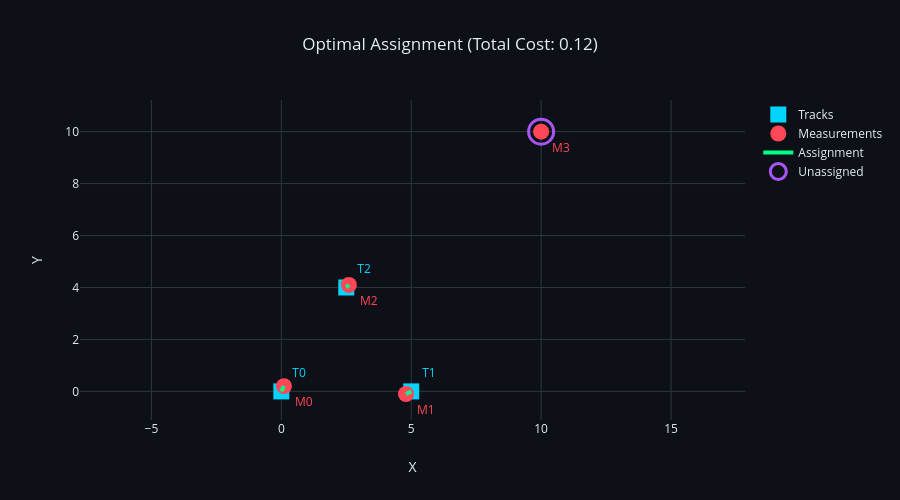

Source (notebook cell):
### Code cell
# Visualize the optimal assignment
fig = go.Figure()

# Plot tracks
fig.add_trace(
    go.Scatter(x=tracks[:, 0], y=tracks[:, 1], mode='markers+text',
               marker=dict(size=16, color='#00d4ff', symbol='square'),
               text=[f'T{i}' for i in range(len(tracks))],
               textposition='top right', textfont=dict(color='#00d4ff'),
               name='Tracks')
)

# Plot measurements
fig.add_trace(
    go.Scatter(x=measurements[:, 0], y=measurements[:, 1], mode='markers+text',
               marker=dict(size=16, color='#ff4757', symbol='circle'),
               text=[f'M{j}' for j in range(len(measurements))],
               textposition='bottom right', textfont=dict(color='#ff4757'),
               name='Measurements')
)

# Draw optimal assignments with thick green lines
for row_idx, col_idx in assignment_dij:
    fig.add_trace(
        go.Scatter(x=[tracks[row_idx, 0], measurements[col_idx, 0]], 
                   y=[tracks[row_idx, 1], measurements[col_idx, 1]],
                   mode='lines', line=dict(color='#00ff88', width=4),
                   name='Assignment' if row_idx == assignment_dij[0, 0] else None,
                   showlegend=bool(row_idx == assignment_dij[0, 0]))
    )

# Highlight unassigned measurement
assigned_meas = set(assignment_dij[:, 1])
for j in range(n_meas):
    if j not in assigned_meas:
        fig.add_trace(
            go.Scatter(x=[measurements[j, 0]], y=[measurements[j, 1]],
                       mode='markers',
                       marker=dict(size=25, color='rgba(0,0,0,0)', 
                                   line=dict(color='#a855f7', width=3)),
                       name='Unassigned')
        )

fig.update_layout(
    template=dark_template,
    title=f'Optimal Assignment (Total Cost: {cost_dij:.2f})',
    xaxis_title='X',
    yaxis_title='Y',
    height=500,
    xaxis=dict(scaleanchor='y', scaleratio=1),
)
fig.show()

### Figure 1 — Plotly figure (JSON) as saved in the notebook; plotly's stock layout.template omitted (floating-point values rounded to 4 significant figures)
{"data": [{"marker": {"color": "#00d4ff", "size": 16, "symbol": "square"}, "mode": "markers+text", "name": "Tracks", "text": ["T0", "T1", "T2"], "textfont": {"color": "#00d4ff"}, "textposition": "top right", "type": "scatter", "x": [0.0, 5.0, 2.5], "y": [0.0, 0.0, 4.0]}, {"marker": {"color": "#ff4757", "size": 16, "symbol": "circle"}, "mode": "markers+text", "name": "Measurements", "text": ["M0", "M1", "M2", "M3"], "textfont": {"color": "#ff4757"}, "textposition": "bottom right", "type": "scatter", "x": [0.1, 4.8, 2.6, 10.0], "y": [0.2, -0.1, 4.1, 10.0]}, {"line": {"color": "#00ff88", "width": 4}, "mode": "lines", "name": "Assignment", "showlegend": true, "type": "scatter", "x": [0, 0.1], "y": [0, 0.2]}, {"line": {"color": "#00ff88", "width": 4}, "mode": "lines", "showlegend": false, "type": "scatter", "x": [5, 4.8], "y": [0, -0.1]}, {"line": {"color": "#00ff88", "width": 4}, "mode": "lines", "showlegend": false, "type": "scatter", "x": [2.5, 2.6], "y": [4, 4.1]}, {"marker": {"color": "rgba(0,0,0,0)", "line": {"color": "#a855f7", "width": 3}, "size": 25}, "mode": "markers", "name": "Unassigned", "type": "scatter", "x": [10], "y": [10]}], "layout": {"height": 500, "title": {"text": "Optimal Assignment (Total Cost: 0.12)"}, "xaxis": {"scaleanchor": "y", "scaleratio": 1, "title": {"text": "X"}}, "yaxis": {"title": {"text": "Y"}}}}
